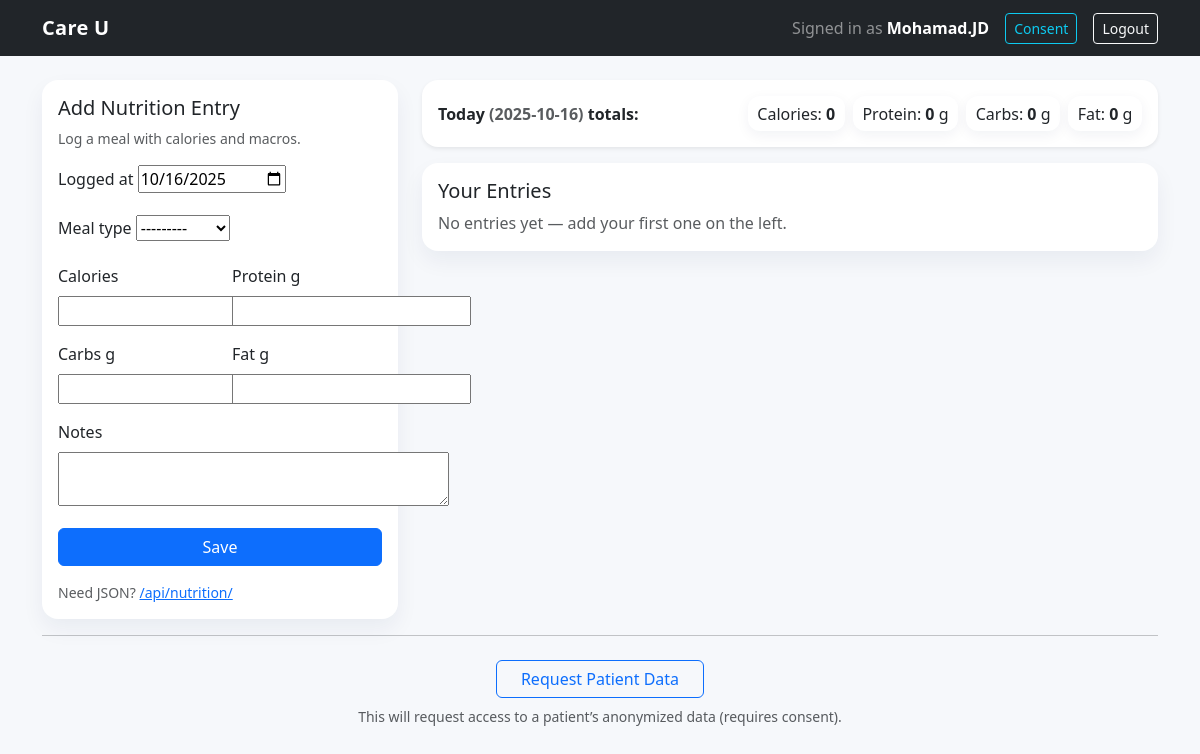
The page /api/dashboard/nutrition/ (signed in) on the database as committed earlier.
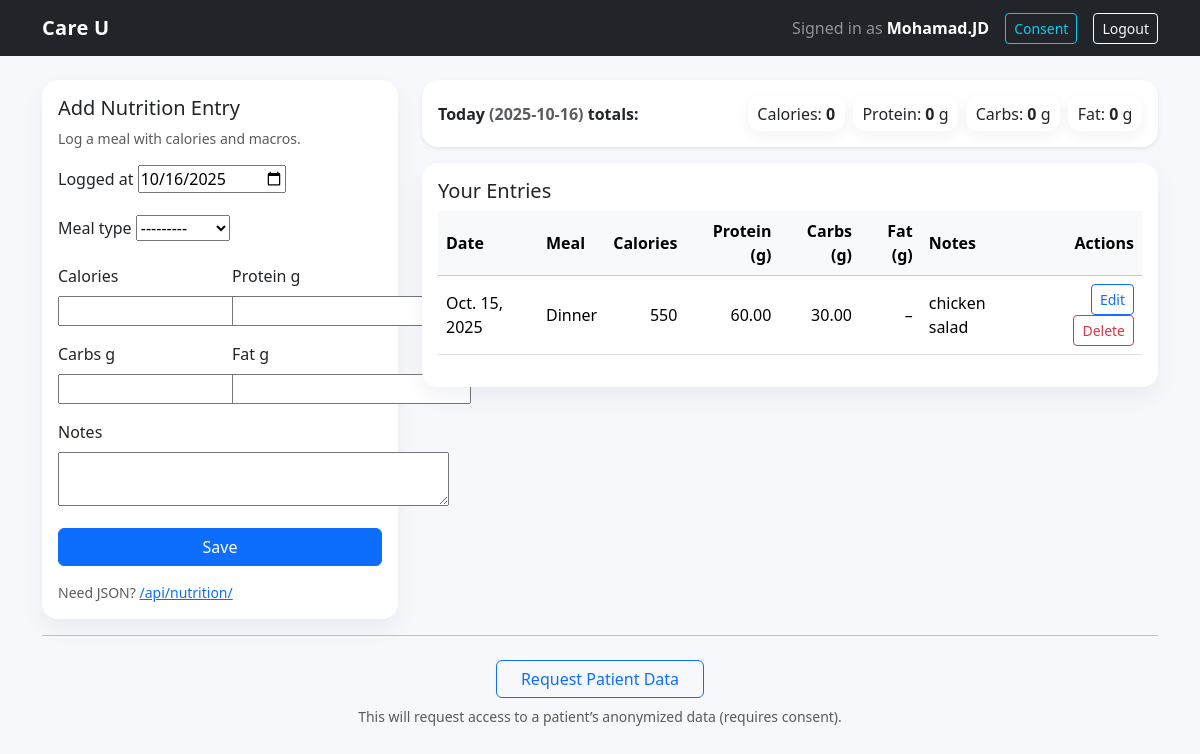
The same page on the database as committed later.
### healthdata/models.py (models this page shows, shortened)
class NutritionEntry(models.Model):
    MEAL_CHOICES = [
        ("breakfast", "Breakfast"),
        ("lunch", "Lunch"),
        ("dinner", "Dinner"),
        ("snack", "Snack"),
    ]
    user = models.ForeignKey(
        settings.AUTH_USER_MODEL,
        on_delete=models.CASCADE,
        related_name="nutrition_entries",
    )
    logged_at = models.DateField(default=timezone.now)
    meal_type = models.CharField(max_length=16, choices=MEAL_CHOICES)
    calories = models.PositiveIntegerField()
    protein_g = models.DecimalField(max_digits=6, decimal_places=2, null=True, blank=True)
    carbs_g = models.DecimalField(max_digits=6, decimal_places=2, null=True, blank=True)
    fat_g = models.DecimalField(max_digits=6, decimal_places=2, null=True, blank=True)
    notes = models.TextField(blank=True)
    created_at = models.DateTimeField(auto_now_add=True)
    updated_at = models.DateTimeField(auto_now=True)
    class Meta:
        ordering = ["-logged_at", "-created_at"]

### healthdata/views.py (the view)
# urls.py: path('dashboard/nutrition/', nutrition_dashboard, name='nutrition_dashboard'),
@login_required
def nutrition_dashboard(request):
    if request.method == "POST":
        form = NutritionEntryForm(request.POST)
        if form.is_valid():
            entry = form.save(commit=False)
            entry.user = request.user
            entry.save()
            messages.success(request, "Nutrition entry added successfully!")
            return redirect("nutrition_dashboard")
    else:
        form = NutritionEntryForm()
    entries = (
        NutritionEntry.objects
        .filter(user=request.user)
        .order_by("-logged_at", "-created_at")
    )
    today = timezone.localdate()
    today_qs = NutritionEntry.objects.filter(user=request.user, logged_at=today)
    agg = today_qs.aggregate(
        calories=Sum("calories"),
        protein=Sum("protein_g"),
        carbs=Sum("carbs_g"),
        fat=Sum("fat_g"),
    )
    today_totals = {
        "calories": agg["calories"] or 0,
        "protein":  agg["protein"] or 0,
        "carbs":    agg["carbs"] or 0,
        "fat":      agg["fat"] or 0,
    }
    return render(
        request,
        "healthdata/nutrition_dashboard.html",
        {
            "form": form,
            "entries": entries,
            "today": today,
            "today_totals": today_totals,
        },
    )

### healthdata/forms.py
class NutritionEntryForm(forms.ModelForm):
    class Meta:
        model = NutritionEntry
        exclude = ("user",)  # user is set in the view
        widgets = {
            "logged_at": forms.DateInput(attrs={"type": "date"}),
            "meal_type": forms.Select(),
            "calories": forms.NumberInput(attrs={"min": 0}),
            "protein_g": forms.NumberInput(attrs={"step": "0.01", "min": 0}),
            "carbs_g": forms.NumberInput(attrs={"step": "0.01", "min": 0}),
            "fat_g": forms.NumberInput(attrs={"step": "0.01", "min": 0}),
            "notes": forms.Textarea(attrs={"rows": 2}),
        }

### templates/healthdata/nutrition_dashboard.html (shortened to what this page needs)
<!doctype html>
<html lang="en">
<head>
  <link href="https://cdn.jsdelivr.net/npm/bootstrap@5.3.2/dist/css/bootstrap.min.css" rel="stylesheet">
</head>
<body>
<nav class="navbar navbar-expand-lg navbar-dark bg-dark mb-4">
  <div class="container">
    <a class="navbar-brand" href="{% url 'nutrition_dashboard' %}">Care U</a>
    <div class="ms-auto d-flex align-items-center gap-3 text-white-50">
      <span>Signed in as <strong class="text-white">{{ request.user.username }}</strong></span>
       <a class="btn btn-sm btn-outline-info" href="{% url 'consent' %}">
        Consent
      </a>
      <a class="btn btn-sm btn-outline-light" href="{% url 'User_Login:logout' %}?next={% url 'User_Login:login' %}">
        Logout
      </a>
    </div>
  </div>
</nav>
<div class="container">
  <div class="row g-4">
    <div class="col-lg-4">
      <div class="card h-100">
        <div class="card-body">
          <h5 class="card-title">Add Nutrition Entry</h5>
          <p class="text-muted small mb-3">Log a meal with calories and macros.</p>
          <form method="post" novalidate>
            <div class="mb-3">
              <label class="form-label" for="{{ form.logged_at.id_for_label }}">Logged at</label>
              {{ form.logged_at }}
            </div>
            <div class="mb-3">
              <label class="form-label" for="{{ form.meal_type.id_for_label }}">Meal type</label>
              {{ form.meal_type }}
            </div>
            <div class="row">
              <div class="col-12 col-sm-6 mb-3">
                <label class="form-label" for="{{ form.calories.id_for_label }}">Calories</label>
                {{ form.calories }}
              </div>
              <div class="col-12 col-sm-6 mb-3">
                <label class="form-label" for="{{ form.protein_g.id_for_label }}">Protein g</label>
                {{ form.protein_g }}
              </div>
              <div class="col-12 col-sm-6 mb-3">
                <label class="form-label" for="{{ form.carbs_g.id_for_label }}">Carbs g</label>
                {{ form.carbs_g }}
              </div>
              <div class="col-12 col-sm-6 mb-3">
                <label class="form-label" for="{{ form.fat_g.id_for_label }}">Fat g</label>
                {{ form.fat_g }}
              </div>
            </div>
            <div class="mb-3">
              <label class="form-label" for="{{ form.notes.id_for_label }}">Notes</label>
              {{ form.notes }}
            </div>
            <button class="btn btn-primary w-100" type="submit">Save</button>
          </form>
          <div class="small text-muted mt-3">
            Need JSON? <a href="/api/nutrition/">/api/nutrition/</a>
          </div>
        </div>
      </div>
    </div>
    <div class="col-lg-8">
      <div class="card shadow-sm mb-3">
        <div class="card-body py-3">
          <div class="d-flex flex-wrap gap-2 align-items-center justify-content-between">
            <div class="fw-semibold">
              Today <span class="text-muted">({{ today|date:"Y-m-d" }})</span> totals:
            </div>
            <div class="d-flex flex-wrap gap-2">
              <span class="stat-pill">Calories: <strong>{{ today_totals.calories|default:"0" }}</strong></span>
              <span class="stat-pill">Protein: <strong>{{ today_totals.protein|default:"0" }}</strong> g</span>
              <span class="stat-pill">Carbs: <strong>{{ today_totals.carbs|default:"0" }}</strong> g</span>
              <span class="stat-pill">Fat: <strong>{{ today_totals.fat|default:"0" }}</strong> g</span>
            </div>
          </div>
        </div>
      </div>
      <div class="card">
        <div class="card-body">
          <div class="d-flex align-items-center justify-content-between mb-2">
            <h5 class="card-title mb-0">Your Entries</h5>
          </div>
          {% if entries %}
            <div class="table-responsive">
              <table class="table table-hover align-middle">
                <thead class="table-light">
                  <tr>
                    <th>Date</th>
                    <th>Meal</th>
                    <th class="text-end">Calories</th>
                    <th class="text-end">Protein (g)</th>
                    <th class="text-end">Carbs (g)</th>
                    <th class="text-end">Fat (g)</th>
                    <th>Notes</th>
                    <th class="text-end">Actions</th>
                  </tr>
                </thead>
                <tbody>
                  {% for e in entries %}
                    <tr>
                      <td>{{ e.logged_at }}</td>
                      <td class="text-capitalize">{{ e.meal_type }}</td>
                      <td class="text-end">{{ e.calories }}</td>
                      <td class="text-end">{{ e.protein_g|default:"–" }}</td>
                      <td class="text-end">{{ e.carbs_g|default:"–" }}</td>
                      <td class="text-end">{{ e.fat_g|default:"–" }}</td>
                      <td class="text-break" style="max-width: 260px;">{{ e.notes }}</td>
                      <td class="text-end">
                        <a class="btn btn-sm btn-outline-primary" href="{% url 'nutrition_edit' e.id %}">Edit</a>
                        <a class="btn btn-sm btn-outline-danger ms-1 js-delete" href="{% url 'nutrition_delete' e.id %}">Delete</a>
                      </td>
                    </tr>
                  {% endfor %}
                </tbody>
              </table>
            </div>
          {% else %}
            <p class="text-muted mb-0">No entries yet — add your first one on the left.</p>
          {% endif %}
        </div>
      </div>
    </div>
  </div>
  <hr>
  <div class="text-center mt-4">
    <form method="post" action="{% url 'request_data_sharing' %}">
      <button type="submit" class="btn btn-outline-primary px-4">
        Request Patient Data
      </button>
    </form>
    <p class="text-muted small mt-2">
      This will request access to a patient’s anonymized data (requires consent).
    </p>
  </div>
</div>
</body>
</html>

### templates/healthdata/nutrition_dashboard.html (style rules this page uses)
body { background: #f6f8fb; }
.card { border: 0; border-radius: 16px; box-shadow: 0 10px 22px rgba(20,40,80,.06); }
.navbar-brand { font-weight: 700; letter-spacing:.3px; }
.stat-pill { background:#fff; border-radius:12px; padding:.35rem .6rem; box-shadow:0 4px 14px rgba(20,40,80,.06); }
.table > :not(caption) > * > * { vertical-align: middle; }
.form-label { font-weight: 500; }

Rows that differ between the two databases and show on the page:
added NutritionEntry: logged_at "Oct. 15, 2025", meal_type "Dinner", calories "550", protein_g "60.00", carbs_g "30.00", fat_g "–", notes "chicken salad"
Other text that changed with them:
text no longer shown: "No entries yet — add your first one on the left."
text now shown: "Date Meal Calories Protein (g) Carbs (g) Fat (g) Notes Actions"
